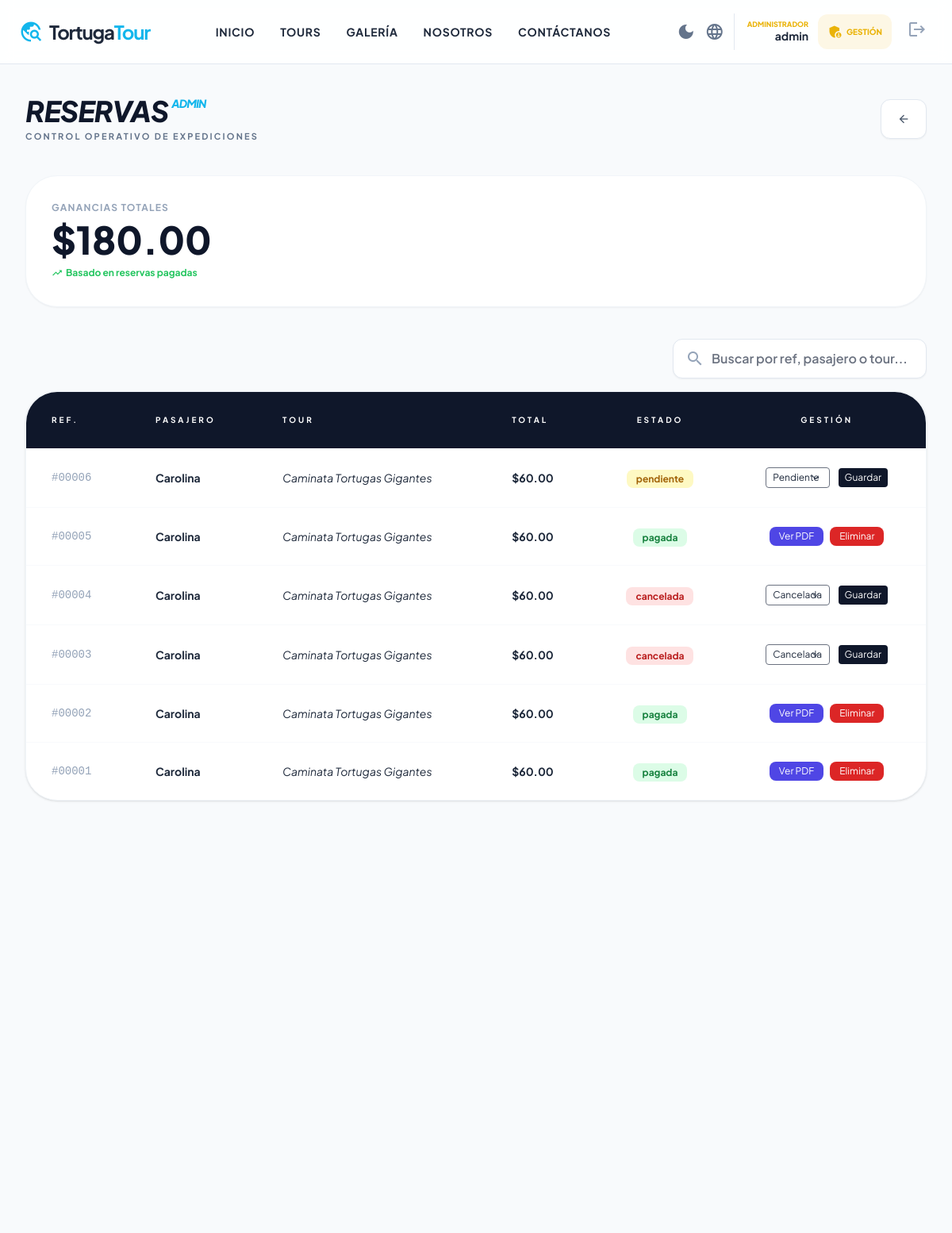
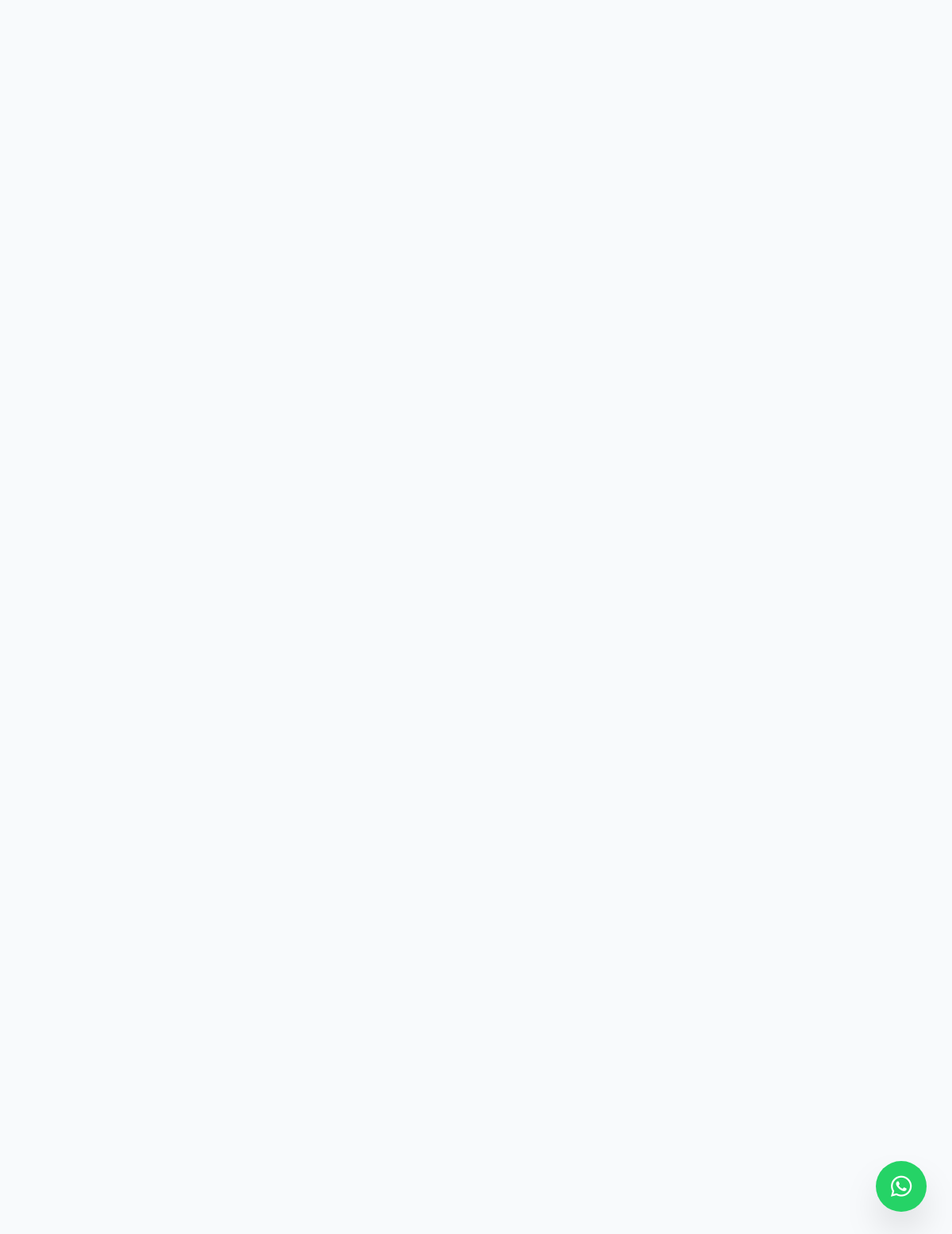
The app's page /panel/reservas/ (signed in) with its own data (2 pictures, top to bottom).
### core/models.py (models this page shows, shortened)
class Reserva(models.Model):
    ESTADOS = (
        ("pendiente", "Pendiente"),
        ("confirmada", "Confirmada"),
        ("pagada", "Pagada"),
        ("cancelada", "Cancelada"),
    )
    usuario = models.ForeignKey(User, on_delete=models.CASCADE, null=True, blank=True)
    salida = models.ForeignKey(SalidaTour, on_delete=models.CASCADE, related_name="reservas")
    adultos = models.PositiveIntegerField()
    ninos = models.PositiveIntegerField()
    total_pagar = models.DecimalField(max_digits=10, decimal_places=2)
    estado = models.CharField(max_length=20, choices=ESTADOS, default="pendiente")
    fecha_reserva = models.DateTimeField(default=timezone.now)
    nombre = models.CharField(max_length=100)
    apellidos = models.CharField(max_length=150)
    correo = models.EmailField()
    telefono = models.CharField(max_length=30)
    identificacion = models.CharField(max_length=50)

class SalidaTour(models.Model):
    tour = models.ForeignKey(Tour, on_delete=models.CASCADE, related_name="salidas")
    fecha = models.DateField()
    hora = models.TimeField(null=True, blank=True)
    cupo_maximo = models.PositiveIntegerField()
    cupos_disponibles = models.PositiveIntegerField()

class Tour(models.Model):
    nombre = models.CharField(max_length=150)
    destino = models.ForeignKey(Destino, on_delete=models.CASCADE, related_name="tours")
    descripcion = models.TextField()
    precio = models.DecimalField(max_digits=8, decimal_places=2)
    precio_adulto = models.DecimalField(max_digits=8, decimal_places=2, default=0, blank=True)
    precio_nino = models.DecimalField(max_digits=8, decimal_places=2, default=0, blank=True)
    lemonsqueezy_variant_id = models.CharField(max_length=50, blank=True, default="")
    cupo_maximo = models.PositiveIntegerField(default=15)
    cupos_disponibles = models.PositiveIntegerField(default=15)

### core/views.py (the view)
# urls.py: path("panel/reservas/", views.admin_reservas, name="admin_reservas"),
@login_required
@user_passes_test(es_admin)
def admin_reservas(request):
    Reserva.objects.filter(pagos__estado="paid").exclude(estado="pagada").update(estado="pagada")
    reservas = (
        Reserva.objects.select_related("salida__tour")
        .prefetch_related("pagos")
        .order_by("-id")
    )
    for reserva in reservas:
        reserva.tiene_pago = any(pago.estado == "paid" for pago in reserva.pagos.all())
    return render(request, "core/panel/reservas.html", {"reservas": reservas})

### core/context_processors.py (called while the page is built)
def whatsapp_number(request):
    return {"WHATSAPP_NUMBER": getattr(settings, "WHATSAPP_NUMBER", "")}

### core/views.py (called while the page is built)
def es_admin(user):
    return user.is_staff

### core/templates/core/panel/reservas.html (shortened to what this page needs)
{% extends "core/base.html" %}
{% block content %}
<div class="bg-slate-50 min-h-screen py-10 relative">
    <div class="max-w-7xl mx-auto px-4 sm:px-6 lg:px-8">
        <div class="flex flex-col md:flex-row md:items-center justify-between gap-6 mb-10">
            <div>
                <h1 class="text-4xl font-black text-slate-900 tracking-tight italic">
                    RESERVAS<span class="text-primary text-sm align-top ml-1">ADMIN</span>
                </h1>
                <p class="text-slate-500 text-[11px] font-bold uppercase tracking-[0.2em] mt-1">
                    Control operativo de expediciones
                </p>
            </div>
            <a href="{% url 'panel_admin' %}"
               class="inline-flex items-center gap-2 px-5 py-3 rounded-xl bg-white border border-slate-200 text-slate-600 hover:text-primary hover:border-primary/30 transition-all duration-300 font-bold text-sm shadow-sm">
                <span class="material-icons text-base">arrow_back</span>
            </a>
        </div>
        <div id="seccion-reporte" class="grid grid-cols-1 mb-10">
            <div class="bg-white p-8 rounded-[2.5rem] shadow-sm border border-slate-100 flex flex-col justify-center">
                <span class="text-slate-400 text-xs font-bold uppercase tracking-widest">Ganancias Totales</span>
                <h2 id="total-ganancias-display" class="text-5xl font-black text-slate-900 mt-2">$0.00</h2>
                <p class="text-green-500 text-xs font-bold mt-2 flex items-center gap-1">
                    <span class="material-icons text-sm">trending_up</span> Basado en reservas pagadas
                </p>
            </div>
        </div>
        <div class="flex justify-end mb-4">
            <div class="relative group w-full md:w-80">
                <span class="material-icons absolute left-4 top-1/2 -translate-y-1/2 text-slate-400 group-focus-within:text-primary">search</span>
                <input type="text" id="reservaSearch" placeholder="Buscar por ref, pasajero o tour..."
                    class="pl-12 pr-6 py-3 bg-white border border-slate-200 rounded-xl w-full shadow-sm focus:ring-4 focus:ring-primary/10 focus:border-primary outline-none font-semibold text-slate-700"
                    onkeyup="filterReservas()">
            </div>
        </div>
        <div class="bg-white rounded-[2.5rem] shadow border border-slate-100 overflow-hidden">
            <div class="overflow-x-auto">
                <table class="w-full text-left border-collapse" id="tabla-reservas">
                    <thead class="bg-slate-900 text-white text-[10px] uppercase tracking-[0.3em]">
                        <tr>
                            <th class="px-8 py-7">Ref.</th>
                            <th class="px-8 py-7">Pasajero</th>
                            <th class="px-8 py-7">Tour</th>
                            <th class="px-8 py-7">Total</th>
                            <th class="px-8 py-7 text-center">Estado</th>
                            <th class="px-8 py-7 text-center">Gestión</th>
                        </tr>
                    </thead>
                    <tbody class="divide-y divide-slate-50 text-sm">
                        {% for r in reservas %}
                        <tr class="reserva-row hover:bg-slate-50">
                            <td class="px-8 py-6 text-slate-400 font-mono">#{{ r.id|stringformat:"05d" }}</td>
                            <td class="px-8 py-6 font-bold">{{ r.nombre }} {{ r.apellidos }}</td>
                            <td class="px-8 py-6 italic tour-nombre">{{ r.salida.tour.nombre }}</td>
                            <td class="px-8 py-6 font-bold monto-total">${{ r.total_pagar }}</td>
                            <td class="px-8 py-6 text-center">
                                <span class="estado-label px-3 py-1 rounded-lg text-xs font-bold
                                    {% if r.estado == "cancelada" %}bg-red-100 text-red-700
                                    {% elif r.estado == "pagada" or r.tiene_pago %}bg-green-100 text-green-700
                                    {% else %}bg-yellow-100 text-yellow-700{% endif %}">
                                    {% if r.estado == "pagada" or r.tiene_pago %}pagada{% else %}{{ r.estado }}{% endif %}
                                </span>
                            </td>
                            <td class="px-8 py-6 text-center">
                                {% if r.estado == "pagada" or r.tiene_pago %}
                                <div class="inline-flex items-center gap-2">
                                    <a href="{% url 'ver_ticket_pdf' r.id %}" target="_blank" class="bg-indigo-600 text-white px-3 py-1 rounded-lg text-xs">Ver PDF</a>
                                    <form method="post" action="{% url 'eliminar_reserva' r.id %}" class="inline">
                                        <button type="submit" class="bg-red-600 text-white px-3 py-1 rounded-lg text-xs">Eliminar</button>
                                    </form>
                                </div>
                                {% else %}
                                <form method="post" action="{% url 'cambiar_estado_reserva' r.id %}">
                                    <select name="estado" class="border rounded px-2 py-1 text-xs">
                                        <option value="pendiente" {% if r.estado == "pendiente" %}selected{% endif %}>Pendiente</option>
                                        <option value="cancelada" {% if r.estado == "cancelada" %}selected{% endif %}>Cancelada</option>
                                    </select>
                                    <button type="submit" class="bg-slate-900 text-white px-2 py-1 rounded text-xs ml-2">Guardar</button>
                                </form>
                                {% endif %}
                            </td>
                        </tr>
                        {% endfor %}
                    </tbody>
                </table>
            </div>
        </div>
    </div>
</div>
{% endblock %}

### core/templates/core/base.html (shortened to what this page needs)
<!DOCTYPE html>
<html lang="es" class="">
<head>
    <script src="https://cdn.tailwindcss.com?plugins=forms,container-queries"></script>
    <link rel="stylesheet" href="https://cdnjs.cloudflare.com/ajax/libs/font-awesome/6.4.2/css/all.min.css">
</head>
<body
    class="bg-background-light dark:bg-slate-900 text-slate-800 dark:text-slate-200 font-display flex flex-col min-h-screen transition-colors duration-300">
    <nav
        class="fixed w-full z-50 bg-white/90 dark:bg-slate-900/90 backdrop-blur border-b border-slate-200 dark:border-slate-800 transition-colors duration-300">
        <div class="max-w-7xl mx-auto px-6 h-20 flex justify-between items-center">
            <a href="{% url 'home' %}" class="flex items-center gap-2">
                <span class="material-icons text-primary text-3xl">travel_explore</span>
                <span class="font-bold text-2xl tracking-tighter">Tortuga<span class="text-primary">Tour</span></span>
            </a>
            <div class="hidden md:flex gap-8 font-bold text-sm uppercase tracking-wider">
                <a href="{% url 'home' %}" class="hover:text-primary transition">Inicio</a>
                <a href="{% url 'tours' %}" class="hover:text-primary transition">Tours</a>
                <a href="{% url 'galeria' %}" class="hover:text-primary transition">Galería</a>
                <a href="{% url 'nosotros' %}" class="hover:text-primary transition">Nosotros</a>
                <a href="{% url 'contacto' %}" class="hover:text-primary transition">Contáctanos</a>
            </div>
            <div class="flex items-center gap-3">
                <button onclick="toggleDarkMode()"
                    class="flex items-center text-slate-500 hover:text-primary dark:text-slate-400 dark:hover:text-primary transition-colors focus:outline-none cursor-pointer">
                    <span id="dark-mode-icon" class="material-icons text-[24px]">light_mode</span>
                </button>
                <div class="relative group flex items-center h-full">
                    <button
                        class="flex items-center text-slate-500 hover:text-primary dark:text-slate-400 dark:hover:text-primary transition-colors focus:outline-none cursor-pointer">
                        <span class="material-icons text-[24px]">language</span>
                    </button>
                </div>
                {% if user.is_authenticated %}
                <div class="flex items-center gap-3 border-l pl-4 border-slate-200">
                    <div class="text-right hidden sm:block">
                        <p
                            class="text-[9px] font-black uppercase {% if user.is_staff %}text-secondary{% else %}text-slate-400 dark:text-slate-500{% endif %} leading-none">
                            {% if user.is_staff %}Administrador{% else %}Viajero{% endif %}
                        </p>
                        <p class="text-sm font-bold text-slate-800 dark:text-slate-200">{{ user.username }}</p>
                    </div>
                    {% if user.is_staff %}
                    <a href="{% url 'panel_admin' %}"
                        class="flex items-center gap-1 bg-secondary/10 text-secondary px-3 py-2 rounded-xl hover:bg-secondary hover:text-white transition-all group"
                        title="Panel de Control">
                        <span class="material-icons text-xl">admin_panel_settings</span>
                        <span class="text-[10px] font-black uppercase hidden lg:block">Gestión</span>
                    </a>
                    {% endif %}
                    <form action="{% url 'logout' %}" method="post" class="inline">
                        <button type="submit" class="p-2 text-slate-400 hover:text-red-500 transition"
                            title="Cerrar Sesión">
                            <span class="material-icons">logout</span>
                        </button>
                    </form>
                </div>
                {% endif %}
            </div>
        </div>
    </nav>
    <main class="pt-20 flex-grow">
        {% block content %}{% endblock %}
    </main>
    <a href="https://wa.me/5930939833971" target="_blank" id="whatsapp-btn-dynamic"
        class="fixed bottom-8 right-8 z-[60] flex items-center justify-center w-16 h-16 bg-[#25D366] text-white rounded-full shadow-2xl hover:scale-110 transition-all group">
        <i class="fa-brands fa-whatsapp text-3xl"></i>
    </a>
</body>
</html>

### core/templates/core/base.html (style rules this page uses)
body { top: 0px !important; position: static !important; }

### records on screen
Reserva: id "00006", nombre "Carolina", salida.tour.nombre "Caminata Tortugas Gigantes", total_pagar "60.00", estado "pendiente", estado "Pendiente"
Reserva: id "00005", nombre "Carolina", salida.tour.nombre "Caminata Tortugas Gigantes", total_pagar "60.00", estado "pagada"
Reserva: id "00004", nombre "Carolina", salida.tour.nombre "Caminata Tortugas Gigantes", total_pagar "60.00", estado "cancelada", estado "Cancelada"
Reserva: id "00003", nombre "Carolina", salida.tour.nombre "Caminata Tortugas Gigantes", total_pagar "60.00", estado "cancelada", estado "Cancelada"
Reserva: id "00002", nombre "Carolina", salida.tour.nombre "Caminata Tortugas Gigantes", total_pagar "60.00", estado "pagada"
Reserva: id "00001", nombre "Carolina", salida.tour.nombre "Caminata Tortugas Gigantes", total_pagar "60.00", estado "pagada"

### other values on screen
{{ user.username }} "admin"
